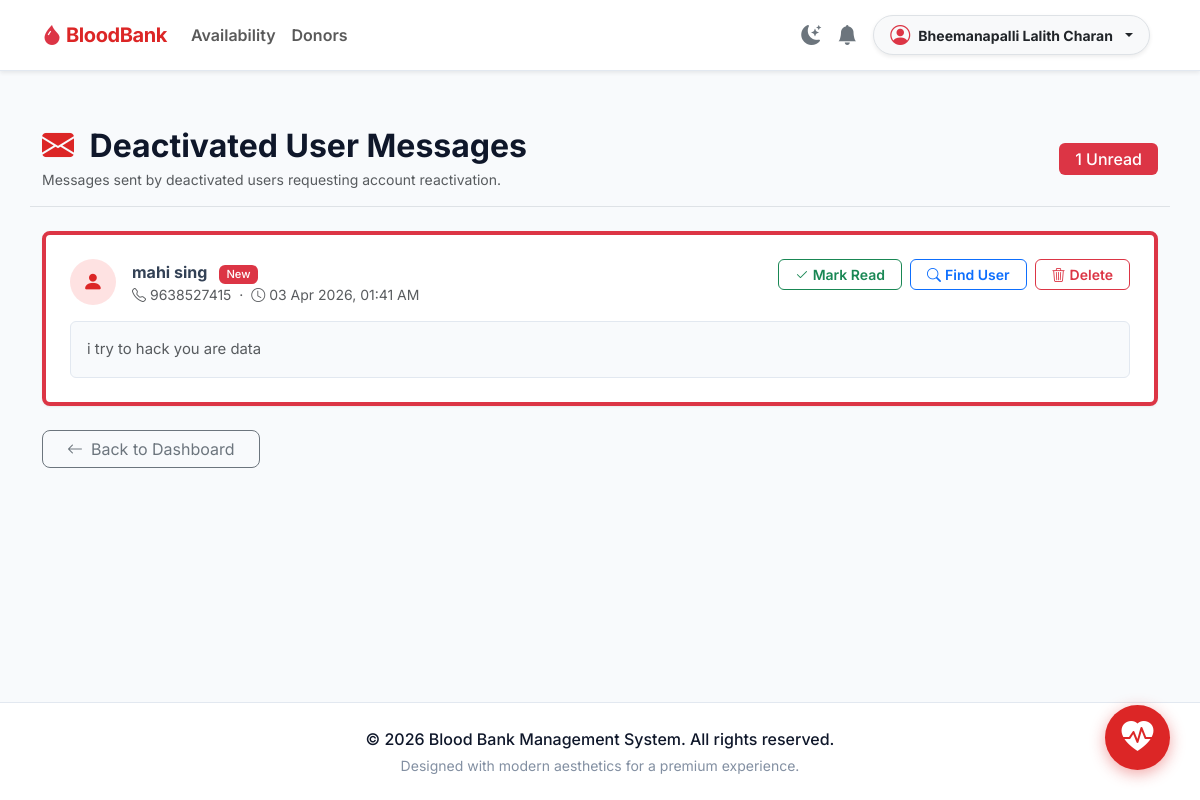
Before: /admin-messages/ (signed in) with the older database file.
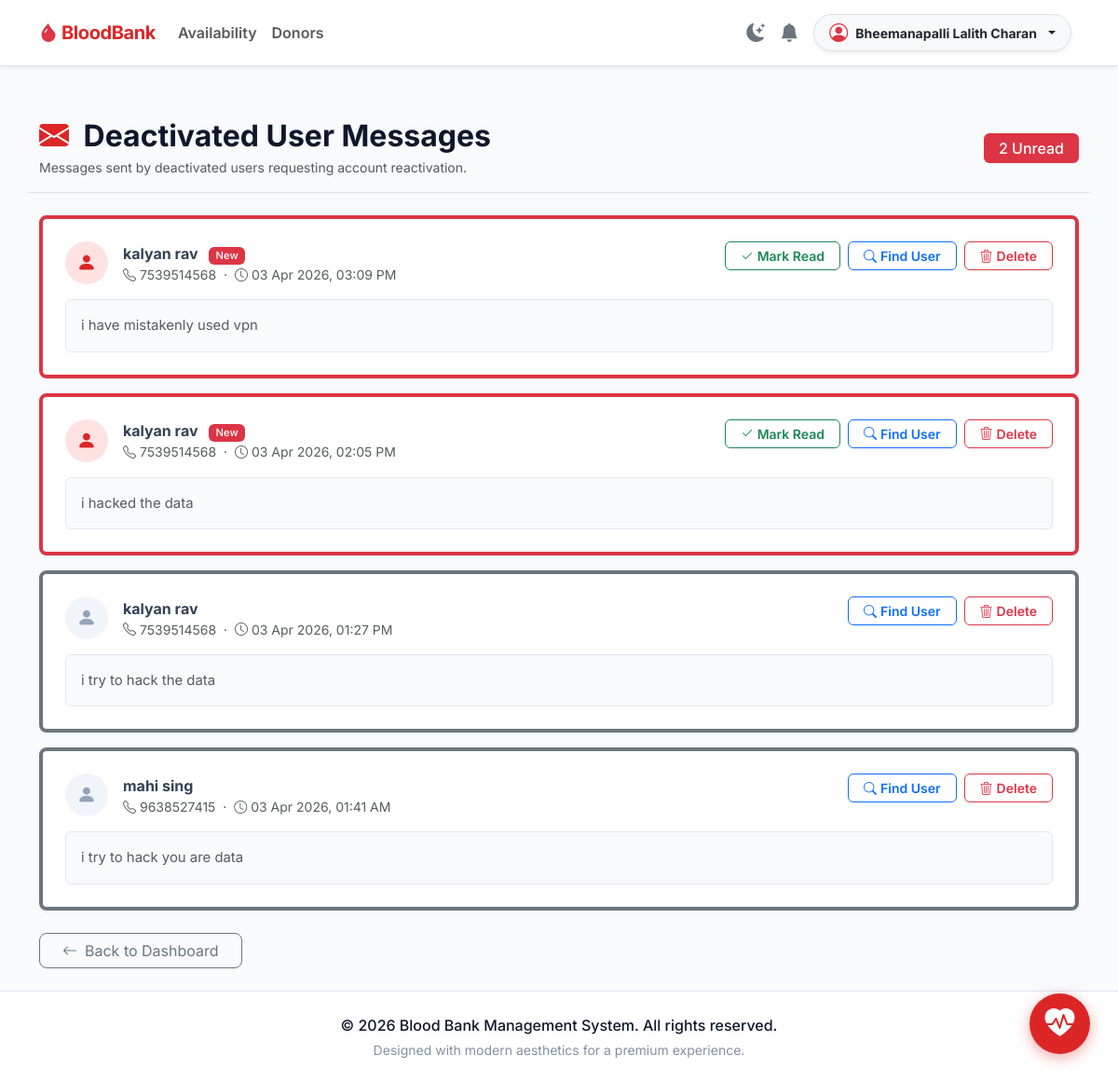
After: the same page with the newer database file.
### accounts/models.py (models this page shows, shortened)
class ContactAdminMessage(models.Model):
    name       = models.CharField(max_length=150)
    phone      = models.CharField(max_length=20)
    message    = models.TextField()
    is_read    = models.BooleanField(default=False)
    sent_at    = models.DateTimeField(auto_now_add=True)
    class Meta:
        ordering = ['-sent_at']

### accounts/views.py (the view, shortened to what this page needs)
# urls.py: path('admin-messages/', admin_contact_messages, name='admin_contact_messages'),
@login_required
def admin_contact_messages(request):
    if not request.user.is_staff:
        return redirect('dashboard')
    msgs = ContactAdminMessage.objects.all()
    return render(request, 'admin_contact_messages.html', {
        'messages_list': msgs,
        'unread_count': msgs.filter(is_read=False).count(),
    })

### notifications/context_processors.py (called while the page is built)
def unread_notifications_count(request):
    if request.user.is_authenticated:
        count = request.user.notifications.filter(is_read=False).count()
        return {'unread_notif_count': count}
    return {'unread_notif_count': 0}

### templates/admin_contact_messages.html (shortened to what this page needs)
{% extends 'base.html' %}
{% block content %}
<div class="row mb-4 align-items-center border-bottom pb-3 mt-3">
  <div class="col">
    <h2 class="fw-bold mb-1" style="font-size:2rem;">
      <i class="bi bi-envelope-fill me-2" style="color:var(--primary);"></i>
      Deactivated User Messages
    </h2>
    <p class="text-muted mb-0 small">Messages sent by deactivated users requesting account reactivation.</p>
  </div>
  <div class="col-auto">
    {% if unread_count %}
      <span class="badge bg-danger fs-6 px-3 py-2">{{ unread_count }} Unread</span>
    {% else %}
      <span class="badge bg-secondary fs-6 px-3 py-2">All Read</span>
    {% endif %}
  </div>
</div>
{% if messages_list %}
  <div class="row g-3">
    {% for msg in messages_list %}
    <div class="col-12">
      <div class="premium-card p-4 {% if not msg.is_read %}border-start border-4 border-danger{% else %}border-start border-4 border-secondary{% endif %}">
        <div class="d-flex align-items-start justify-content-between flex-wrap gap-2">
          <div class="d-flex align-items-center gap-3">
            <div class="icon-circle flex-shrink-0"
                 style="width:46px;height:46px;border-radius:50%;
                        background:{% if not msg.is_read %}var(--primary-light){% else %}#f1f5f9{% endif %};
                        color:{% if not msg.is_read %}var(--primary){% else %}#94a3b8{% endif %};
                        display:flex;align-items:center;justify-content:center;font-size:1.3rem;">
              <i class="bi bi-person-fill"></i>
            </div>
            <div>
              <div class="fw-bold" style="color:var(--secondary);">
                {{ msg.name }}
                {% if not msg.is_read %}
                  <span class="badge bg-danger ms-2" style="font-size:0.7rem;">New</span>
                {% endif %}
              </div>
              <div class="text-muted small">
                <i class="bi bi-telephone me-1"></i>{{ msg.phone }}
                &nbsp;·&nbsp;
                <i class="bi bi-clock me-1"></i>{{ msg.sent_at|date:"d M Y, h:i A" }}
              </div>
            </div>
          </div>
          <div class="d-flex gap-2 flex-wrap">
            {% if not msg.is_read %}
            <form method="post" class="d-inline">
              <button type="submit" class="btn btn-sm btn-outline-success fw-semibold px-3"
                      style="border-radius:6px;">
                <i class="bi bi-check2 me-1"></i>Mark Read
              </button>
            </form>
            {% endif %}
            <a href="{% url 'admin_all_donors' %}?q={{ msg.phone }}"
               class="btn btn-sm btn-outline-primary fw-semibold px-3"
               style="border-radius:6px;" title="Search this user in donors">
              <i class="bi bi-search me-1"></i>Find User
            </a>
            <form method="post" class="d-inline"
                  onsubmit="return confirm('Delete this message?')">
              <button type="submit" class="btn btn-sm btn-outline-danger fw-semibold px-3"
                      style="border-radius:6px;">
                <i class="bi bi-trash3 me-1"></i>Delete
              </button>
            </form>
          </div>
        </div>
        <div class="mt-3 p-3 rounded" style="background:#f8fafc;border:1px solid var(--border-color);">
          <p class="mb-0 text-muted" style="white-space:pre-wrap;font-size:0.93rem;">{{ msg.message }}</p>
        </div>
      </div>
    </div>
    {% endfor %}
  </div>
{% else %}
  <div class="text-center py-5">
    <div style="font-size:3.5rem;color:#cbd5e1;"><i class="bi bi-envelope-open"></i></div>
    <h5 class="text-muted mt-3 fw-semibold">No messages yet</h5>
    <p class="text-muted small">When a deactivated user contacts the admin, their message will appear here.</p>
  </div>
{% endif %}
<div class="mt-4">
  <a href="{% url 'dashboard' %}" class="btn btn-outline-secondary px-4" style="border-radius:8px;">
    <i class="bi bi-arrow-left me-2"></i>Back to Dashboard
  </a>
</div>
{% endblock %}

Changed rows visible on the page:
added ContactAdminMessage: name "kalyan rav", is_read "New", phone "7539514568", sent_at "03 Apr 2026, 03:09 PM", message "i have mistakenly used vpn"
added ContactAdminMessage: name "kalyan rav", is_read "New", phone "7539514568", sent_at "03 Apr 2026, 02:05 PM", message "i hacked the data"
added ContactAdminMessage: name "kalyan rav", phone "7539514568", sent_at "03 Apr 2026, 01:27 PM", message "i try to hack the data", is_read True (drawn)
changed ContactAdminMessage "mahi sing": no longer shows "New Mark Read"
Other visible differences:
{{ unread_count }}: "1" → "2"
